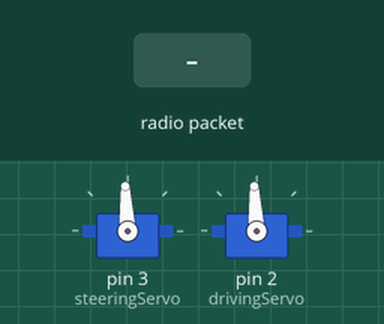
Bench run of a sketch on a simulated Arduino Uno, built with avr-gcc and run on an emulated ATmega328P. Parts: 2 × servo. The inputs (shaded band) are chosen by the test bench. No radio packets arrive unless stated; what the sketch prints to the serial monitor is not drawn.

Above: at 1.2 s.
1.3 s: radio packet "1" arrives
Timing chart, 0 to 4.3 s (numbered marks = the images above; inputs shaded):
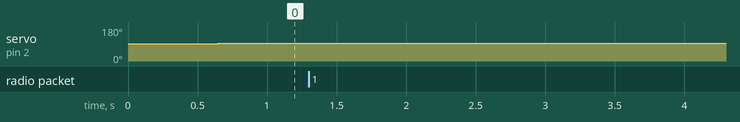

Measured:
- after the input at 1.3 s, every drawn part: stays the same

The sketch:

SDC_controller.ino
```cpp
// (licence header left out)
#include <RF24_config.h>
#include <RF24.h>
#include <nRF24L01.h>
#include <printf.h>
#include <Servo.h>

#define COM_ADDRESS 0xF0F0F0F0D5LL

#define STEER_BYTE_INDEX 0
#define DRIVE_BYTE_INDEX 1
#define MODE_BYTE_INDEX 2

#define TOTAL_BYTES 3

#define BYTE_INV_F 0.00392f

RF24 radio(9, 10);

Servo steeringServo;
Servo drivingServo;

int targetSteer = 1500;
int targetDrive = 1500;

byte rxBuffer[TOTAL_BYTES];

#define MAX_ATTEMPTS 500

int attempt = 0;

byte steer = 127;
byte drive = 127;
byte mode = 0;

void setup() {
    Serial.begin(115200);
    //printf_begin();

    steeringServo.attach(3);
    drivingServo.attach(2);

    radio.begin();

    radio.setRetries(5, 5);

    radio.setPayloadSize(TOTAL_BYTES);

    //radio.setChannel(2);

    radio.openReadingPipe(1, COM_ADDRESS);

    radio.startListening();

    //radio.printDetails();
}

void loop() {
    if (radio.available()) {
        while (radio.available())
            radio.read(rxBuffer, TOTAL_BYTES);

        Serial.write(rxBuffer[STEER_BYTE_INDEX]);
        Serial.write(rxBuffer[DRIVE_BYTE_INDEX]);
        Serial.write(rxBuffer[MODE_BYTE_INDEX]);
    }

    if (Serial.available() >= TOTAL_BYTES - 1) {
        steer = Serial.read();
        drive = Serial.read();

        // Clear any remainder
        while (Serial.available())
            Serial.read();

        attempt = 0;
    }
    else {
        if (attempt < MAX_ATTEMPTS)
            attempt++;
    }

    // Stop driving if connection is lost
    if (attempt < MAX_ATTEMPTS) {
        targetSteer = 2000 - (int)((float)(steer) * BYTE_INV_F * 1000.0f);
        targetDrive = (int)((float)(drive) * BYTE_INV_F * 1000.0f) + 1000;
    }
    else {
        targetSteer = 1500;
        targetDrive = 1500;
    }

    steeringServo.writeMicroseconds(targetSteer);
    drivingServo.writeMicroseconds(targetDrive);

    delay(1);
}
```
